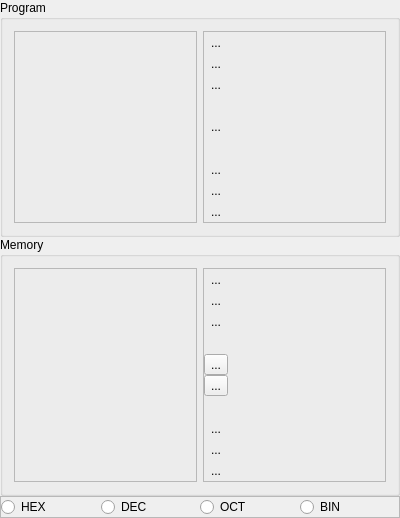
<?xml version="1.0" encoding="UTF-8"?>
<ui version="4.0">
 <class>MemoryEditorClass</class>
 <widget class="QWidget" name="MemoryEditorClass">
  <property name="geometry">
   <rect>
    <x>0</x>
    <y>0</y>
    <width>400</width>
    <height>518</height>
   </rect>
  </property>
  <property name="windowTitle">
   <string>MemoryEditor</string>
  </property>
  <layout class="QGridLayout" name="gridLayout">
   <property name="margin">
    <number>0</number>
   </property>
   <property name="spacing">
    <number>0</number>
   </property>
   <item row="0" column="0" colspan="3">
    <widget class="QGroupBox" name="m_gbProgram">
     <property name="title">
      <string>Program</string>
     </property>
     <layout class="QHBoxLayout" name="horizontalLayout">
      <item>
       <widget class="QFrame" name="m_fProgram">
        <property name="frameShape">
         <enum>QFrame::StyledPanel</enum>
        </property>
        <property name="frameShadow">
         <enum>QFrame::Raised</enum>
        </property>
       </widget>
      </item>
      <item>
       <widget class="QFrame" name="m_fProg">
        <property name="frameShape">
         <enum>QFrame::StyledPanel</enum>
        </property>
        <property name="frameShadow">
         <enum>QFrame::Raised</enum>
        </property>
        <layout class="QVBoxLayout" name="verticalLayout">
         <property name="spacing">
          <number>0</number>
         </property>
         <property name="margin">
          <number>0</number>
         </property>
         <item>
          <widget class="QToolButton" name="m_tbProgD4">
           <property name="text">
            <string>...</string>
           </property>
           <property name="icon">
            <iconset resource="resource.qrc">
             <normaloff>:/images/up4.png</normaloff>:/images/up4.png</iconset>
           </property>
           <property name="autoRaise">
            <bool>true</bool>
           </property>
          </widget>
         </item>
         <item>
          <widget class="QToolButton" name="m_tbProgD2">
           <property name="text">
            <string>...</string>
           </property>
           <property name="icon">
            <iconset resource="resource.qrc">
             <normaloff>:/images/up2.png</normaloff>:/images/up2.png</iconset>
           </property>
           <property name="autoRaise">
            <bool>true</bool>
           </property>
          </widget>
         </item>
         <item>
          <widget class="QToolButton" name="m_tbProgD1">
           <property name="text">
            <string>...</string>
           </property>
           <property name="icon">
            <iconset resource="resource.qrc">
             <normaloff>:/images/up.png</normaloff>:/images/up.png</iconset>
           </property>
           <property name="autoRaise">
            <bool>true</bool>
           </property>
          </widget>
         </item>
         <item>
          <spacer name="verticalSpacer_3">
           <property name="orientation">
            <enum>Qt::Vertical</enum>
           </property>
           <property name="sizeHint" stdset="0">
            <size>
             <width>20</width>
             <height>40</height>
            </size>
           </property>
          </spacer>
         </item>
         <item>
          <widget class="QToolButton" name="toolButton">
           <property name="text">
            <string>...</string>
           </property>
           <property name="icon">
            <iconset resource="resource.qrc">
             <normaloff>:/images/follow.png</normaloff>:/images/follow.png</iconset>
           </property>
           <property name="autoRaise">
            <bool>true</bool>
           </property>
          </widget>
         </item>
         <item>
          <spacer name="verticalSpacer">
           <property name="orientation">
            <enum>Qt::Vertical</enum>
           </property>
           <property name="sizeHint" stdset="0">
            <size>
             <width>20</width>
             <height>40</height>
            </size>
           </property>
          </spacer>
         </item>
         <item>
          <widget class="QToolButton" name="m_tbProgU1">
           <property name="text">
            <string>...</string>
           </property>
           <property name="icon">
            <iconset resource="resource.qrc">
             <normaloff>:/images/down.png</normaloff>:/images/down.png</iconset>
           </property>
           <property name="autoRaise">
            <bool>true</bool>
           </property>
          </widget>
         </item>
         <item>
          <widget class="QToolButton" name="m_tbProgU2">
           <property name="text">
            <string>...</string>
           </property>
           <property name="icon">
            <iconset resource="resource.qrc">
             <normaloff>:/images/down2.png</normaloff>:/images/down2.png</iconset>
           </property>
           <property name="autoRaise">
            <bool>true</bool>
           </property>
          </widget>
         </item>
         <item>
          <widget class="QToolButton" name="m_tbProgU4">
           <property name="text">
            <string>...</string>
           </property>
           <property name="icon">
            <iconset resource="resource.qrc">
             <normaloff>:/images/down4.png</normaloff>:/images/down4.png</iconset>
           </property>
           <property name="autoRaise">
            <bool>true</bool>
           </property>
          </widget>
         </item>
        </layout>
       </widget>
      </item>
     </layout>
    </widget>
   </item>
   <item row="1" column="0" colspan="3">
    <widget class="QGroupBox" name="m_gbMemory">
     <property name="title">
      <string>Memory</string>
     </property>
     <layout class="QGridLayout" name="gridLayout_3">
      <item row="0" column="1">
       <widget class="QFrame" name="m_fMem">
        <property name="frameShape">
         <enum>QFrame::StyledPanel</enum>
        </property>
        <property name="frameShadow">
         <enum>QFrame::Raised</enum>
        </property>
        <layout class="QVBoxLayout" name="verticalLayout_2">
         <property name="spacing">
          <number>0</number>
         </property>
         <property name="margin">
          <number>0</number>
         </property>
         <item>
          <widget class="QToolButton" name="m_tbMemD4">
           <property name="text">
            <string>...</string>
           </property>
           <property name="icon">
            <iconset resource="resource.qrc">
             <normaloff>:/images/up4.png</normaloff>:/images/up4.png</iconset>
           </property>
           <property name="autoRaise">
            <bool>true</bool>
           </property>
          </widget>
         </item>
         <item>
          <widget class="QToolButton" name="m_tbMemD2">
           <property name="text">
            <string>...</string>
           </property>
           <property name="icon">
            <iconset resource="resource.qrc">
             <normaloff>:/images/up2.png</normaloff>:/images/up2.png</iconset>
           </property>
           <property name="autoRaise">
            <bool>true</bool>
           </property>
          </widget>
         </item>
         <item>
          <widget class="QToolButton" name="m_tbMemD1">
           <property name="text">
            <string>...</string>
           </property>
           <property name="icon">
            <iconset resource="resource.qrc">
             <normaloff>:/images/up.png</normaloff>:/images/up.png</iconset>
           </property>
           <property name="autoRaise">
            <bool>true</bool>
           </property>
          </widget>
         </item>
         <item>
          <spacer name="verticalSpacer_2">
           <property name="orientation">
            <enum>Qt::Vertical</enum>
           </property>
           <property name="sizeHint" stdset="0">
            <size>
             <width>20</width>
             <height>40</height>
            </size>
           </property>
          </spacer>
         </item>
         <item>
          <widget class="QToolButton" name="m_tbOpen">
           <property name="text">
            <string>...</string>
           </property>
           <property name="icon">
            <iconset resource="resource.qrc">
             <normaloff>:/images/open.png</normaloff>:/images/open.png</iconset>
           </property>
          </widget>
         </item>
         <item>
          <widget class="QToolButton" name="m_tbSave">
           <property name="text">
            <string>...</string>
           </property>
           <property name="icon">
            <iconset resource="resource.qrc">
             <normaloff>:/images/save.png</normaloff>:/images/save.png</iconset>
           </property>
          </widget>
         </item>
         <item>
          <spacer name="verticalSpacer_4">
           <property name="orientation">
            <enum>Qt::Vertical</enum>
           </property>
           <property name="sizeHint" stdset="0">
            <size>
             <width>20</width>
             <height>40</height>
            </size>
           </property>
          </spacer>
         </item>
         <item>
          <widget class="QToolButton" name="m_tbMemU1">
           <property name="text">
            <string>...</string>
           </property>
           <property name="icon">
            <iconset resource="resource.qrc">
             <normaloff>:/images/down.png</normaloff>:/images/down.png</iconset>
           </property>
           <property name="autoRaise">
            <bool>true</bool>
           </property>
          </widget>
         </item>
         <item>
          <widget class="QToolButton" name="m_tbMemU2">
           <property name="text">
            <string>...</string>
           </property>
           <property name="icon">
            <iconset resource="resource.qrc">
             <normaloff>:/images/down2.png</normaloff>:/images/down2.png</iconset>
           </property>
           <property name="autoRaise">
            <bool>true</bool>
           </property>
          </widget>
         </item>
         <item>
          <widget class="QToolButton" name="m_tbMemU4">
           <property name="text">
            <string>...</string>
           </property>
           <property name="icon">
            <iconset resource="resource.qrc">
             <normaloff>:/images/down4.png</normaloff>:/images/down4.png</iconset>
           </property>
           <property name="autoRaise">
            <bool>true</bool>
           </property>
          </widget>
         </item>
        </layout>
       </widget>
      </item>
      <item row="0" column="0">
       <widget class="QFrame" name="m_fMemory">
        <property name="frameShape">
         <enum>QFrame::StyledPanel</enum>
        </property>
        <property name="frameShadow">
         <enum>QFrame::Raised</enum>
        </property>
       </widget>
      </item>
     </layout>
    </widget>
   </item>
   <item row="2" column="0" colspan="3">
    <widget class="QFrame" name="m_fMode">
     <property name="frameShape">
      <enum>QFrame::StyledPanel</enum>
     </property>
     <property name="frameShadow">
      <enum>QFrame::Raised</enum>
     </property>
     <layout class="QHBoxLayout" name="horizontalLayout_2">
      <property name="spacing">
       <number>0</number>
      </property>
      <property name="margin">
       <number>0</number>
      </property>
      <item>
       <widget class="QRadioButton" name="m_rbHex">
        <property name="text">
         <string>HEX</string>
        </property>
        <attribute name="buttonGroup">
         <string notr="true">m_bgMode</string>
        </attribute>
       </widget>
      </item>
      <item>
       <widget class="QRadioButton" name="m_rbDec">
        <property name="text">
         <string>DEC</string>
        </property>
        <attribute name="buttonGroup">
         <string notr="true">m_bgMode</string>
        </attribute>
       </widget>
      </item>
      <item>
       <widget class="QRadioButton" name="m_rbOct">
        <property name="text">
         <string>OCT</string>
        </property>
        <attribute name="buttonGroup">
         <string notr="true">m_bgMode</string>
        </attribute>
       </widget>
      </item>
      <item>
       <widget class="QRadioButton" name="m_rbBin">
        <property name="text">
         <string>BIN</string>
        </property>
        <attribute name="buttonGroup">
         <string notr="true">m_bgMode</string>
        </attribute>
       </widget>
      </item>
     </layout>
    </widget>
   </item>
  </layout>
 </widget>
 <layoutdefault spacing="6" margin="11"/>
 <resources>
  <include location="resource.qrc"/>
 </resources>
 <connections>
  <connection>
   <sender>m_tbProgD2</sender>
   <signal>clicked()</signal>
   <receiver>MemoryEditorClass</receiver>
   <slot>decProg2()</slot>
   <hints>
    <hint type="sourcelabel">
     <x>233</x>
     <y>74</y>
    </hint>
    <hint type="destinationlabel">
     <x>399</x>
     <y>76</y>
    </hint>
   </hints>
  </connection>
  <connection>
   <sender>m_tbProgD4</sender>
   <signal>clicked()</signal>
   <receiver>MemoryEditorClass</receiver>
   <slot>decProg4()</slot>
   <hints>
    <hint type="sourcelabel">
     <x>233</x>
     <y>49</y>
    </hint>
    <hint type="destinationlabel">
     <x>399</x>
     <y>34</y>
    </hint>
   </hints>
  </connection>
  <connection>
   <sender>m_tbProgU2</sender>
   <signal>clicked()</signal>
   <receiver>MemoryEditorClass</receiver>
   <slot>incProg2()</slot>
   <hints>
    <hint type="sourcelabel">
     <x>233</x>
     <y>183</y>
    </hint>
    <hint type="destinationlabel">
     <x>399</x>
     <y>157</y>
    </hint>
   </hints>
  </connection>
  <connection>
   <sender>m_tbProgU4</sender>
   <signal>clicked()</signal>
   <receiver>MemoryEditorClass</receiver>
   <slot>incProg4()</slot>
   <hints>
    <hint type="sourcelabel">
     <x>233</x>
     <y>208</y>
    </hint>
    <hint type="destinationlabel">
     <x>399</x>
     <y>184</y>
    </hint>
   </hints>
  </connection>
  <connection>
   <sender>m_tbProgD1</sender>
   <signal>clicked()</signal>
   <receiver>MemoryEditorClass</receiver>
   <slot>decProg()</slot>
   <hints>
    <hint type="sourcelabel">
     <x>226</x>
     <y>88</y>
    </hint>
    <hint type="destinationlabel">
     <x>399</x>
     <y>104</y>
    </hint>
   </hints>
  </connection>
  <connection>
   <sender>m_tbProgU1</sender>
   <signal>clicked()</signal>
   <receiver>MemoryEditorClass</receiver>
   <slot>incProg()</slot>
   <hints>
    <hint type="sourcelabel">
     <x>235</x>
     <y>174</y>
    </hint>
    <hint type="destinationlabel">
     <x>399</x>
     <y>157</y>
    </hint>
   </hints>
  </connection>
  <connection>
   <sender>m_tbSave</sender>
   <signal>clicked()</signal>
   <receiver>MemoryEditorClass</receiver>
   <slot>saveBin()</slot>
   <hints>
    <hint type="sourcelabel">
     <x>221</x>
     <y>391</y>
    </hint>
    <hint type="destinationlabel">
     <x>400</x>
     <y>432</y>
    </hint>
   </hints>
  </connection>
  <connection>
   <sender>m_tbOpen</sender>
   <signal>clicked()</signal>
   <receiver>MemoryEditorClass</receiver>
   <slot>loadBin()</slot>
   <hints>
    <hint type="sourcelabel">
     <x>222</x>
     <y>361</y>
    </hint>
    <hint type="destinationlabel">
     <x>401</x>
     <y>411</y>
    </hint>
   </hints>
  </connection>
 </connections>
 <slots>
  <slot>incProg2()</slot>
  <slot>incProg4()</slot>
  <slot>decProg2()</slot>
  <slot>decProg4()</slot>
  <slot>decProg()</slot>
  <slot>incProg()</slot>
  <slot>loadBin()</slot>
  <slot>saveBin()</slot>
 </slots>
 <buttongroups>
  <buttongroup name="m_bgMode"/>
 </buttongroups>
</ui>
